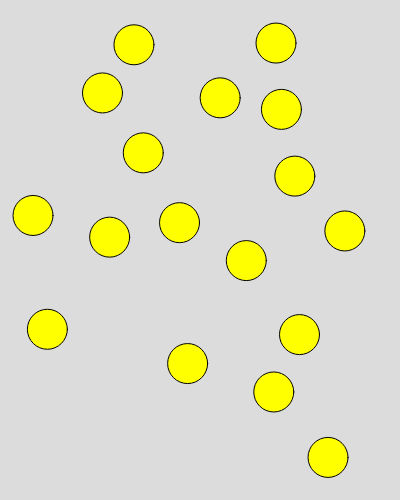
Frame 1 (no input)
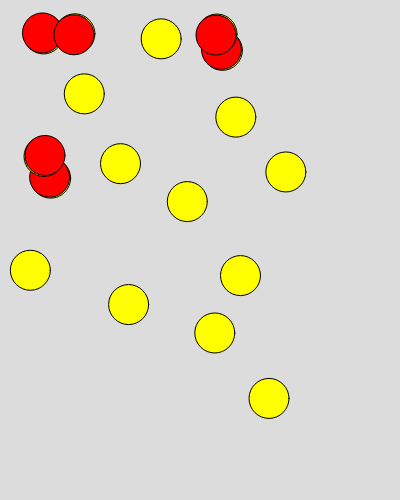
Frame 60 (no input)
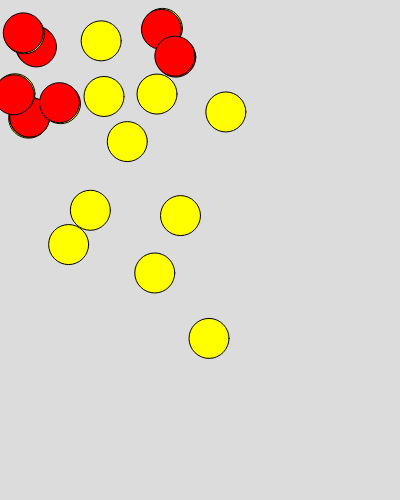
Frame 120 (the mouse pressed at the canvas centre since frame 60)

The p5.js sketch that drew these frames (run headless with seeded random() and noise() and a simulated clock; from frame 60 on, the mouse is pressed at the canvas centre):

// p5.js sketch
// ── sketch.js
let m = [];
let dr = true;

class Ecl {
  constructor(
    x = random(10, width - 10),
    y = random(10, height - 10),
    r = 20,
    d
  ) {
    this.x = x;
    this.y = y;
    this.r = r;
    //this.w = d;
    this.dr = true;
    this.drv = true;
    this.step = 1;
    this.stepv = 1;

    this.colour = "yellow";
    this.init = () => {
      console.log(this.x, this.y, this.r * 2, this.r * 2);
      Ecl.inst.push(this);
    };
    this.init();
  }

  static inst = [];

  draw() {
    let c = this.colour;
    fill(c);
    ellipse(this.x, this.y, this.r * 2, this.r * 2);
    //console.log("instances " + Ecl.inst.length);
    return this;
  }

  move() {
    //check dr(direction), either subtract step from current location or ADD step to current location
    this.dr ? (this.x = this.x - this.step) : (this.x = this.x + this.step);
    this.drv ? (this.y = this.y - this.stepv) : (this.y = this.y + this.stepv);
    return this;
  }

  edges() {
    //if current location less than the radius (left edge) OR greater than right edge then
    if (this.x < this.r / 2 || this.x > width - this.r / 2) {
      //reverse direction
      this.dr = !this.dr;
    }
    if (this.y < this.r / 2 || this.y > height - this.r / 2) {
      //reverse direction
      this.drv = !this.drv;
    }

    return this;
  }

  checkcollision() {
    let a;
    //look array of each instance of object class
    for (let w = 0; w < Ecl.inst.length; w++) {
      //check it is not itself!
      if (this != Ecl.inst[w]) {
        //calc distance betwEen this instance center and the array instance center
        a = int(dist(this.x, this.y, Ecl.inst[w].x, Ecl.inst[w].y));
        //if distance < the radius of 2 circles then ctash detected!
        if (a < this.r * 2) {
          //console.log("crash! red " + a + ",r2=" + this.r * 2);
          //change colour
          this.colour = "red";
          Ecl.inst[w].colour = "red";
          this.draw();
          //delete this;
        } else {
          this.colour = "yellow";
          Ecl.inst[w].colour = "yellow";
        }
      }
    }
    return this;
  }
}

function setup() {
  createCanvas(400, 500);

  const howManyCircles = 20;

  for (let z = 0; z < howManyCircles; z++) {
    //define parameters for a new circle
    x = random(10, width - 10);
    y = random(10, height - 10);
    r = 20;

    c = false;
    //loop through all existing circles (already in m array[])
    for (let w = 0; w < m.length; w++) {
      //calc the distance betwwen the newly defined circle and the existing instance (dist between centre of circles)
      d = dist(x, y, m[w].x, m[w].y);

      //if they overlap
      if (d < r * 2) {
        console.log("crash!" + d);
        c = true;
      } else {
      }
    }
    //if no collision detected
    if (!c) {
      //push new object class to array.
      m.push(new Ecl(x, y, r));
    }
  }
}

function draw() {
  background(220);

  //dr == true ? (m = m - 1) : (m = m + 1);
  m.forEach((s, ndx) => {
    s.draw().edges().move().checkcollision();
  });
}
